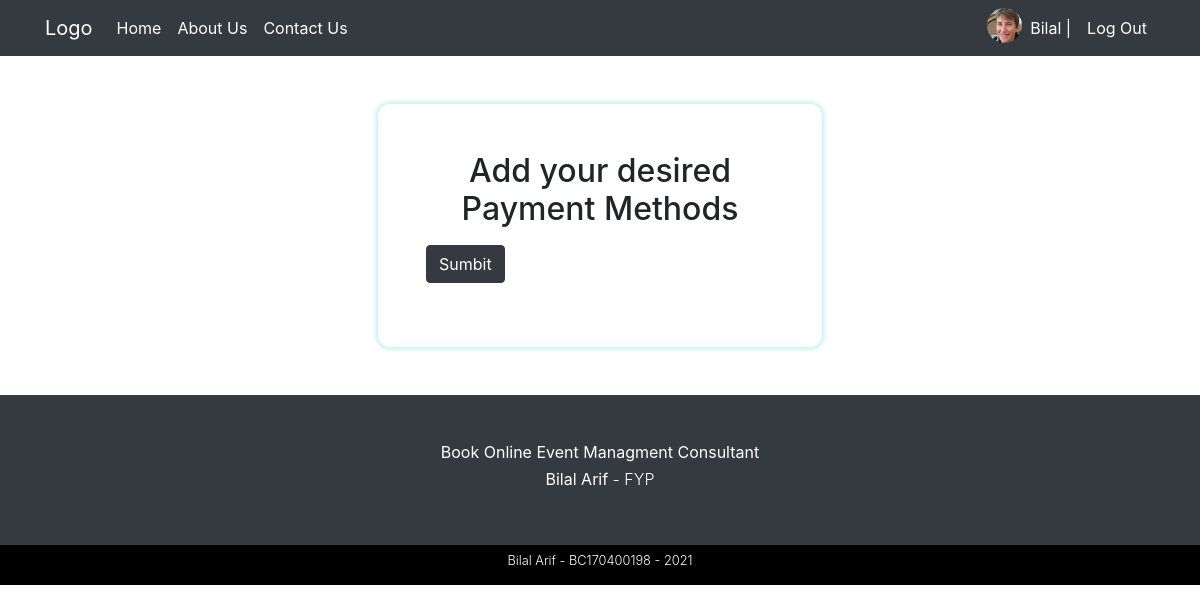
Page /consultant-payment-methods.php (signed in) on the earlier database version.
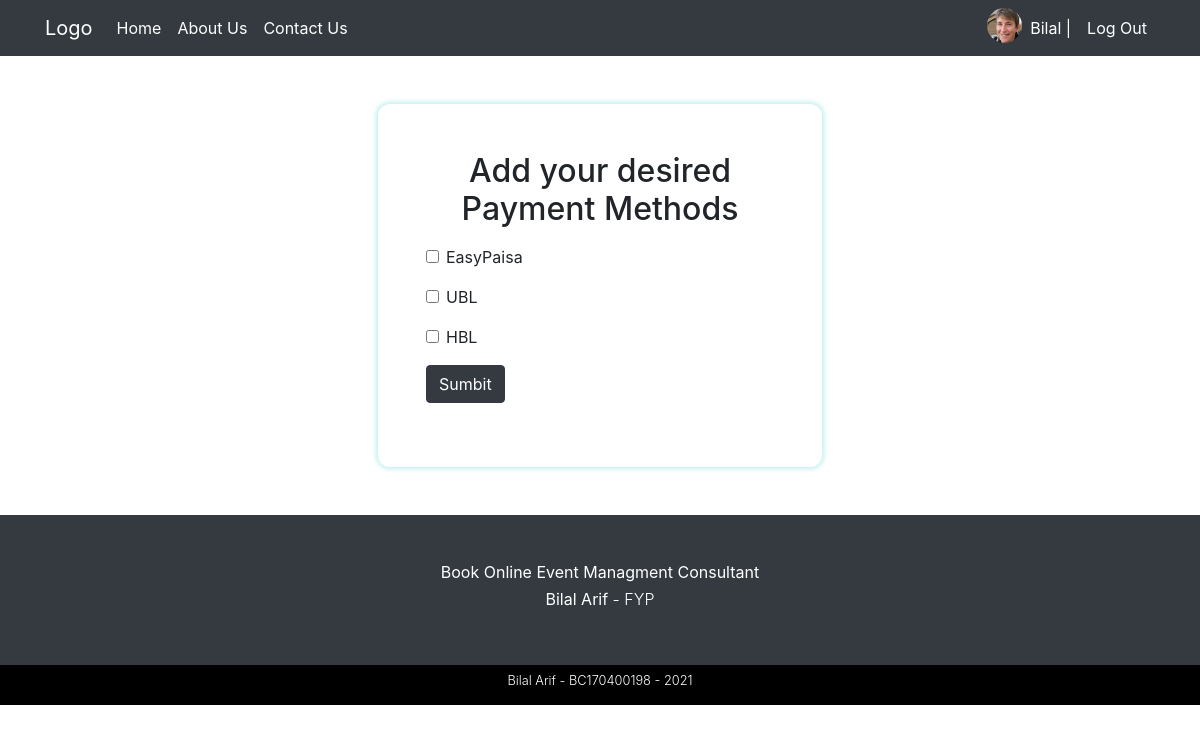
Same page on the later database version.
### tables this page shows
CREATE TABLE IF NOT EXISTS `payment_methods` (
  `pm_id` int(11) NOT NULL AUTO_INCREMENT,
  `pm_name` varchar(20) NOT NULL,
  `pm_icon` varchar(255) NOT NULL,
  `pm_createdAt` datetime NOT NULL DEFAULT CURRENT_TIMESTAMP,
  PRIMARY KEY (`pm_id`)
);

### includes/classes/Database.php (called while the page is built, shortened)
<?php
class Database {
    private $pdo;
    public function __construct(){
        $this->pdo = new PDO("mysql:host=localhost;dbname=lamhey", "Bilal", "123123");
        $this->pdo->setAttribute(PDO::ATTR_ERRMODE, PDO::ERRMODE_EXCEPTION);
    }
    public function queryDB($sql, $mode, $values = array()){
        $stmt = $this->pdo->prepare($sql);
        $stmt->execute();
        if ($mode != Database::SELECTSINGLE && $mode != Database::SELECTALL && $mode != Database::EXECUTE){
            throw new Exception('Invalid Mode');
        }else if ($mode == Database::SELECTSINGLE){
            return $stmt->fetch(PDO::FETCH_ASSOC);
        }else if ($mode == Database::SELECTALL){
            return $stmt->fetchAll(PDO::FETCH_ASSOC);
        }
    }
}

### includes/classes/PaymentMethod.php (called while the page is built, shortened)
<?php
class PaymentMethod {
    protected $db;
    public function __construct(){
        $this->db = new Database();
    }
    public function getPaymentMethodsList() {
        $sql = "SELECT * FROM payment_methods";
        $result =  $this->db->queryDB($sql, DATABASE::SELECTALL);
        return $result;
    }
}

### process/consultant-pm-process.php (the view, shortened to what this page needs)
<?php
$paymentMethod = new PaymentMethod();
$paymentMethodList = $paymentMethod->getPaymentMethodsList();
function paymentMethodInput($value) {
    $name = $value['pm_name'];
    $input =
    <<<HTML
        <div class="form-group">
            <input class="form-check-input" name="payment_methods[]" type="checkbox" value="$name" id="flexCheckDefault">
            <label class="form-check-label" for="flexCheckDefault">$name</label>
        </div>
    HTML;
    echo $input;
}
function paymentList($paymentList) {
    array_map('paymentMethodInput', $paymentList);
}

Differences in the rows shown:
added payment_methods: pm_name "EasyPaisa"
added payment_methods: pm_name "UBL"
added payment_methods: pm_name "HBL"
Other differences:
form field value: (not shown) → "☐ ☐ ☐"
